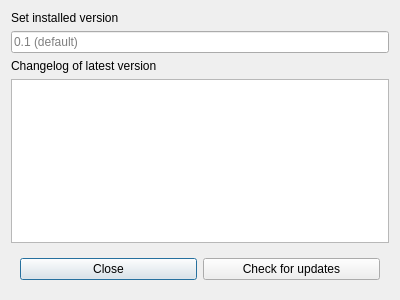
<?xml version="1.0" encoding="UTF-8"?>
<ui version="4.0">
 <class>Example</class>
 <widget class="QDialog" name="Example">
  <property name="geometry">
   <rect>
    <x>0</x>
    <y>0</y>
    <width>400</width>
    <height>300</height>
   </rect>
  </property>
  <property name="windowTitle">
   <string>QSimpleUpdater Example</string>
  </property>
  <layout class="QVBoxLayout" name="verticalLayout">
   <item>
    <widget class="QLabel" name="versionLabel">
     <property name="text">
      <string>Set installed version</string>
     </property>
    </widget>
   </item>
   <item>
    <widget class="QLineEdit" name="versionLineEdit">
     <property name="placeholderText">
      <string>0.1 (default)</string>
     </property>
    </widget>
   </item>
   <item>
    <widget class="QLabel" name="changelogLabel">
     <property name="text">
      <string>Changelog of latest version</string>
     </property>
    </widget>
   </item>
   <item>
    <widget class="QPlainTextEdit" name="changelogTextEdit">
     <property name="font">
      <font>
       <family>Courier</family>
       <pointsize>11</pointsize>
      </font>
     </property>
     <property name="autoFillBackground">
      <bool>false</bool>
     </property>
     <property name="undoRedoEnabled">
      <bool>false</bool>
     </property>
     <property name="readOnly">
      <bool>true</bool>
     </property>
     <property name="backgroundVisible">
      <bool>false</bool>
     </property>
    </widget>
   </item>
   <item>
    <widget class="QWidget" name="widget" native="true">
     <layout class="QHBoxLayout" name="horizontalLayout">
      <item>
       <widget class="QPushButton" name="closeButton">
        <property name="text">
         <string>Close</string>
        </property>
       </widget>
      </item>
      <item>
       <widget class="QPushButton" name="updatesButton">
        <property name="text">
         <string>Check for updates</string>
        </property>
       </widget>
      </item>
     </layout>
    </widget>
   </item>
  </layout>
 </widget>
 <resources/>
 <connections/>
</ui>
